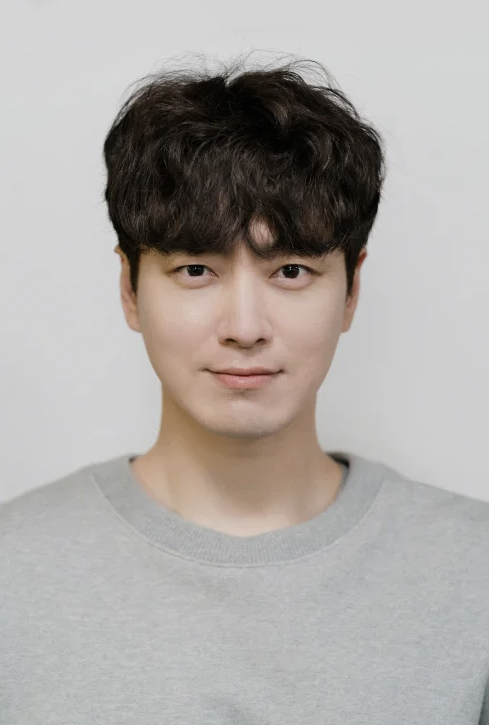
#> input picture data/test2.png, 489 x 725 px
$ python skeletone_save.py
#> lines starting #> are read from the running program, lines starting #| are printed output that depends on the picture; after the words box and inside, x2 and y2 are one past the last pixel; in counts of white or black regions, pixels touching at a corner belong together
import cv2
import numpy as np
import turtle

# 이미지 로드
image_path = "./data/test2.png"
image = cv2.imread(image_path)
#> image is the input picture: shape (725, 489, 3); mean B, G, R 164.7, 167.9, 172.2

if image is None:
    raise FileNotFoundError("이미지를 찾을 수 없습니다. 다시 업로드해주세요.")

# 블러를 사용해 노이즈 제거
'''
양방향 필터 (Bilateral Filter)는 가우시안 필터를 사용하여 노이즈를 제거하면서도 엣지를 보존하는 필터
'''
bilateral = cv2.bilateralFilter(image, -1, 75, 75)
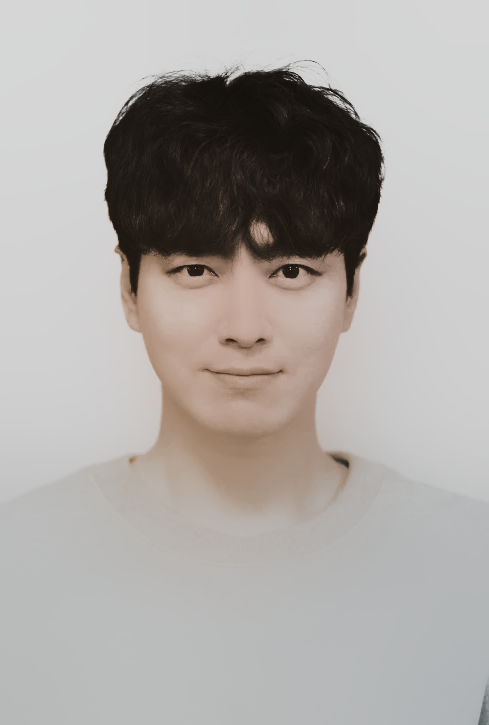
#> bilateral: shape (725, 489, 3); mean B, G, R 165.5, 168.5, 172.6

# 그레이스케일 변환
'''
밑에서 사용하는 canny 인자에 image를 그레이스케일로 사용함
'''
gray = cv2.cvtColor(bilateral, cv2.COLOR_BGR2GRAY)
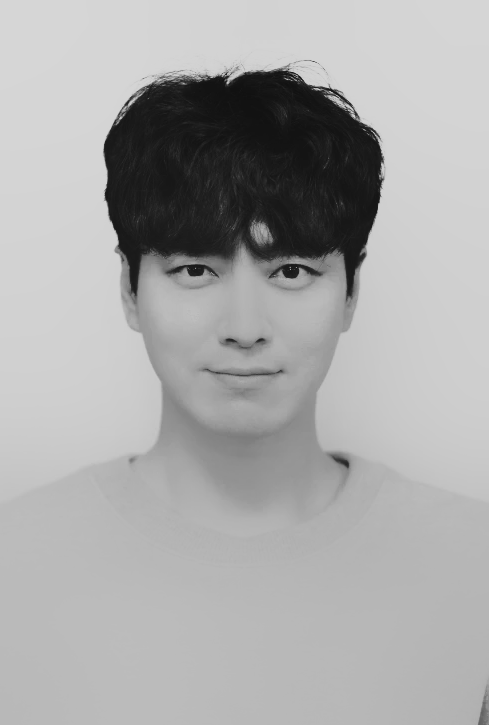
#> gray: shape (725, 489); min 17, max 214, mean 169.4

# Canny 엣지 검출
'''
edges = cv2.Canny(image, threshold1, threshold2[, edges[, apertureSize[, L2gradient]]])
'''
edges = cv2.Canny(gray, 50, 150)
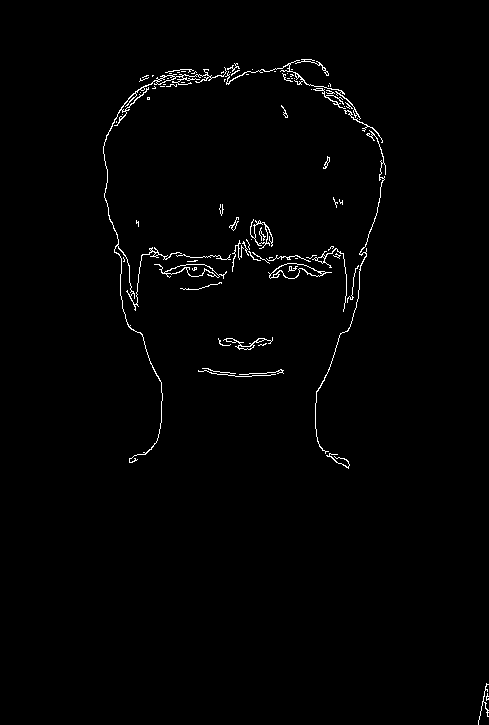
#> edges: shape (725, 489); 1.2% white in thin lines or dots, all inside (x1, y1, x2, y2) = (103, 59, 489, 725)

# Skeletonization 적용 (한 줄의 선만 남기기)
def skeletonize(image):
    size = np.size(image)
#> size = 354525
    skel = np.zeros(image.shape, np.uint8)  # 빈 이미지 생성
    element = cv2.getStructuringElement(cv2.MORPH_CROSS, (3, 3))  # 3x3 구조화 요소 생성

    while True:
        open_img = cv2.morphologyEx(image, cv2.MORPH_OPEN, element)  # Morphological Opening 적용 / Opening = Erosion(침식) + Dilation(팽창)
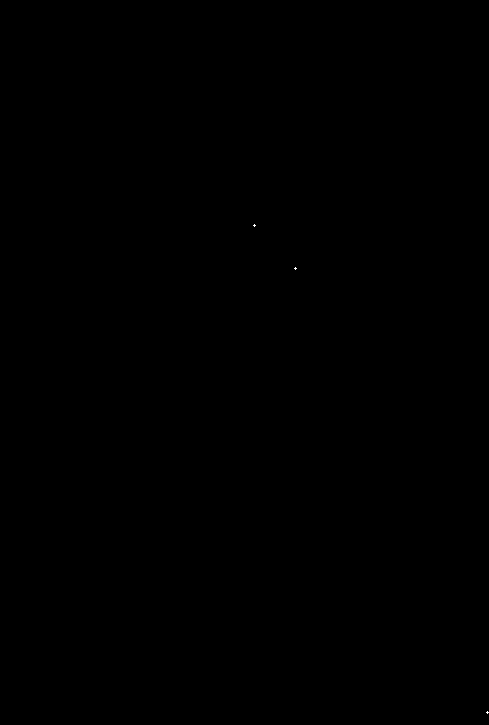
#> open_img: shape (725, 489); 0% white in thin lines or dots, all inside (x1, y1, x2, y2) = (253, 224, 489, 714)
        temp = cv2.subtract(image, open_img)  # Edge 부분만 추출
        eroded = cv2.erode(image, element)  # Erosion (침식) 적용
#> eroded: shape (725, 489); 0% white in thin lines or dots, all inside (x1, y1, x2, y2) = (254, 225, 488, 713)
        skel = cv2.bitwise_or(skel, temp)  # 결과 누적

        # Skeletonization 진행 과정 확인
        cv2.imshow("Skeletonization Process", skel)
        key = cv2.waitKey(0)  # 키 입력 대기
#> (key Esc is pressed here)
        if key == 27:  # ESC 키를 누르면 종료
            break


        image[:] = eroded[:]  # 다음 단계로 업데이트

        if cv2.countNonZero(image) == 0:  # 이미지가 완전히 사라지면 종료
            break

    cv2.destroyAllWindows()
    return skel

edges_skeleton = skeletonize(edges)
cv2.imwrite("Skeletonization.png", edges_skeleton)

# # Contour 검출 (중복된 선 제거)
# contours, _ = cv2.findContours(edges_skeleton, cv2.RETR_EXTERNAL, cv2.CHAIN_APPROX_SIMPLE)

# # Contour 단순화하여 중복 제거
# simplified_contours = []
# for contour in contours:
#     epsilon = 0.005 * cv2.arcLength(contour, True)  # 단순화 정도 조절
#     simplified = cv2.approxPolyDP(contour, epsilon, True)
#     if len(simplified) > 5:  # 너무 작은 선은 제거
#         simplified_contours.append(simplified)

# # 흰 배경 이미지 생성
# contour_img = np.ones_like(gray) * 255  # 단일 채널로 만듦 (흰 배경)

# # 윤곽선 그리기
# cv2.drawContours(contour_img, simplified_contours, -1, (0), 1)  # 검은색(0), 두께 1

# # 컬러로 변환 (imshow와 저장용)
# contour_img_color = cv2.cvtColor(contour_img, cv2.COLOR_GRAY2BGR)

# # 이미지 출력
# cv2.imshow("Outlined Image", contour_img_color)
# cv2.waitKey(0)
# cv2.destroyAllWindows()

# # 이미지 저장
# # cv2.imwrite("contour_output.png", contour_img_color)
